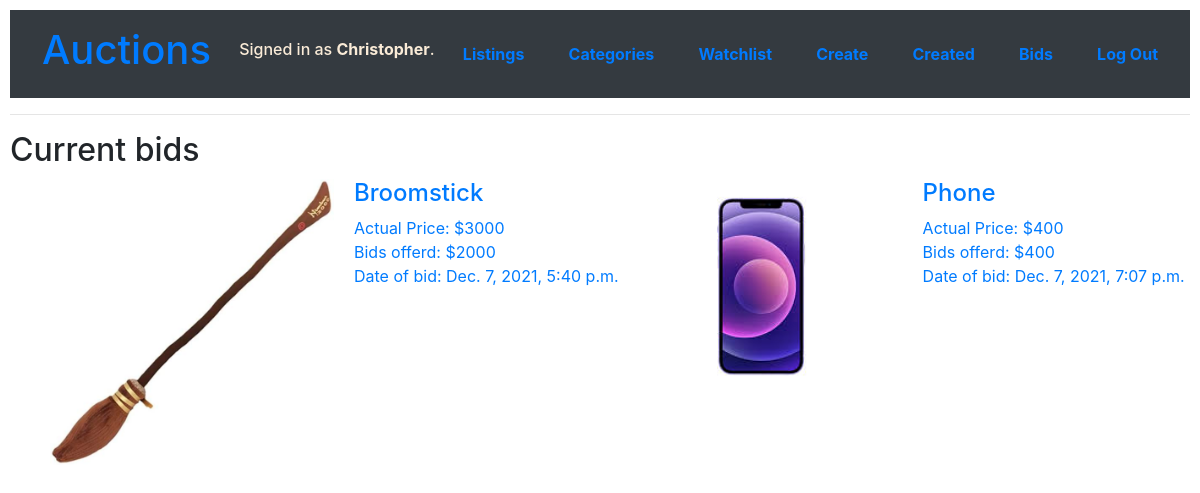
/bids (signed in), run on the app's committed database.
### auctions/models.py (models this page shows, shortened)
class User(AbstractUser):
    pass

class Bid(models.Model):
    id= models.AutoField(primary_key=True)
    Price = models.IntegerField()
    BidUser = models.ForeignKey(User, on_delete=models.CASCADE,related_name="bid_user")
    BidList = models.ForeignKey(Listings, on_delete=models.CASCADE,related_name="bid_listing")
    Date = models.DateTimeField(default=now)

class Listings(models.Model):
    id= models.AutoField(primary_key=True)
    ByUser = models.ForeignKey(User, on_delete=models.CASCADE,related_name="listing_user")
    CurrentUser = models.ForeignKey(User, on_delete=models.CASCADE,related_name="buyed_user",blank=True,null = True)
    Listing_Name = models.CharField(max_length=150)
    Price = models.IntegerField()
    Date = models.DateTimeField(default=now)
    Details = models.CharField(max_length=600)
    nBids = models.IntegerField(default=0,null=True)
    Img = models.ImageField(null=True,blank=True)
    Category = models.ForeignKey(Category, on_delete=models.CASCADE,related_name="Category")

### auctions/views.py (the view)
# urls.py: path("bids", views.urbids, name="bids_user"),
@login_required(login_url='/login/')
def urbids(request):
    user_id = request.user.id
    user = User.objects.get(pk=user_id)
    bids = user.bid_user.all()
    return render(request, "auctions/urbids.html",{
        "bids":bids
        })

### auctions/templates/auctions/urbids.html
{% extends "auctions/layout.html" %}
{% block body %}
    <h2>Current bids</h2>
    <ul>
        {%if bids %}
            {% for bids in bids %}
            <a href='{%url "listing" bids.BidList.id %}'>
                <div class="text_box">
                    <div style="float:left">
                        <img src="{{bids.BidList.Img.url}}" width="284" alt="284">
                    </div>
                    <div style="float:left; padding-left: 20px;" >
                        <h4>{{bids.BidList.Listing_Name}} </h4>
                        Actual Price: ${{bids.BidList.Price}} <br>
                        Bids offerd: ${{bids.Price}} <br>
                        Date of bid: {{bids.Date}}
                    </div>
                </div>
                </a>
            {% endfor %}
        {% else %}
            <h5>No bids in list</h5>
        {%endif%}
    </ul>
{% endblock %}

### auctions/templates/auctions/layout.html (shortened to what this page needs)
{% load static %}
<!DOCTYPE html>
<html lang="en">
    <head>
        <link rel="stylesheet" href="https://stackpath.bootstrapcdn.com/bootstrap/4.4.1/css/bootstrap.min.css">
        <link href="{% static 'auctions/styles.css' %}" rel="stylesheet">
    </head>
    <body>
        <nav class="navbar navbar-dark bg-dark">
            <h1><a href="{% url 'index' %}" class="nav-link">Auctions</a></h1>
            <div>
                {% if user.is_authenticated %}
                    <h6 style="color: antiquewhite;">Signed in as <strong>{{ user.username }}</strong>.</h6>
                {% else %}
                <h6 style="color: antiquewhite;"><strong>Not signed in</strong></h6>
                {% endif %}
            </div>
                <a class="nav-link" href="{% url 'index' %}"> <strong>Listings</strong></a>
            {% if user.is_authenticated %}
                    <a class="nav-link" href="{% url 'category_menu' %}"><strong>Categories</strong></a>
                    <a class="nav-link" href="{% url 'watchlist' %}"><strong>Watchlist</strong></a>
                    <a class="nav-link" href="{% url 'create_listing' %}"><strong>Create</strong></a>
                    <a class="nav-link" href="{% url 'created_list' %}"><strong>Created</strong></a>
                    <a class="nav-link" href="{% url 'bids_user' %}"><strong>Bids</strong></a>
                    <a class="nav-link" href="{% url 'logout' %}"><strong>Log Out</strong></a>
            {% else %}
                    <a class="nav-link" href="{% url 'login' %}"><strong>Log In</strong></a>
                    <a class="nav-link" href="{% url 'register' %}"><strong>Register</strong></a>
            {% endif %}
        </nav>
        <hr>
        {% block body %}
        {% endblock %}
    </body>
</html>

### auctions/static/auctions/styles.css (style rules this page uses)
body { padding: 10px; }
div.text_box { margin-bottom: 10px; }

### data on the page
User: username "Christopher"
Bid: BidList.Img (picture), BidList.Listing_Name "Broomstick", BidList.Price "3000", Price "2000", Date "Dec. 7, 2021, 5:40 p.m."
Bid: BidList.Img (picture), BidList.Listing_Name "Phone", BidList.Price "400", Price "400", Date "Dec. 7, 2021, 7:07 p.m."
